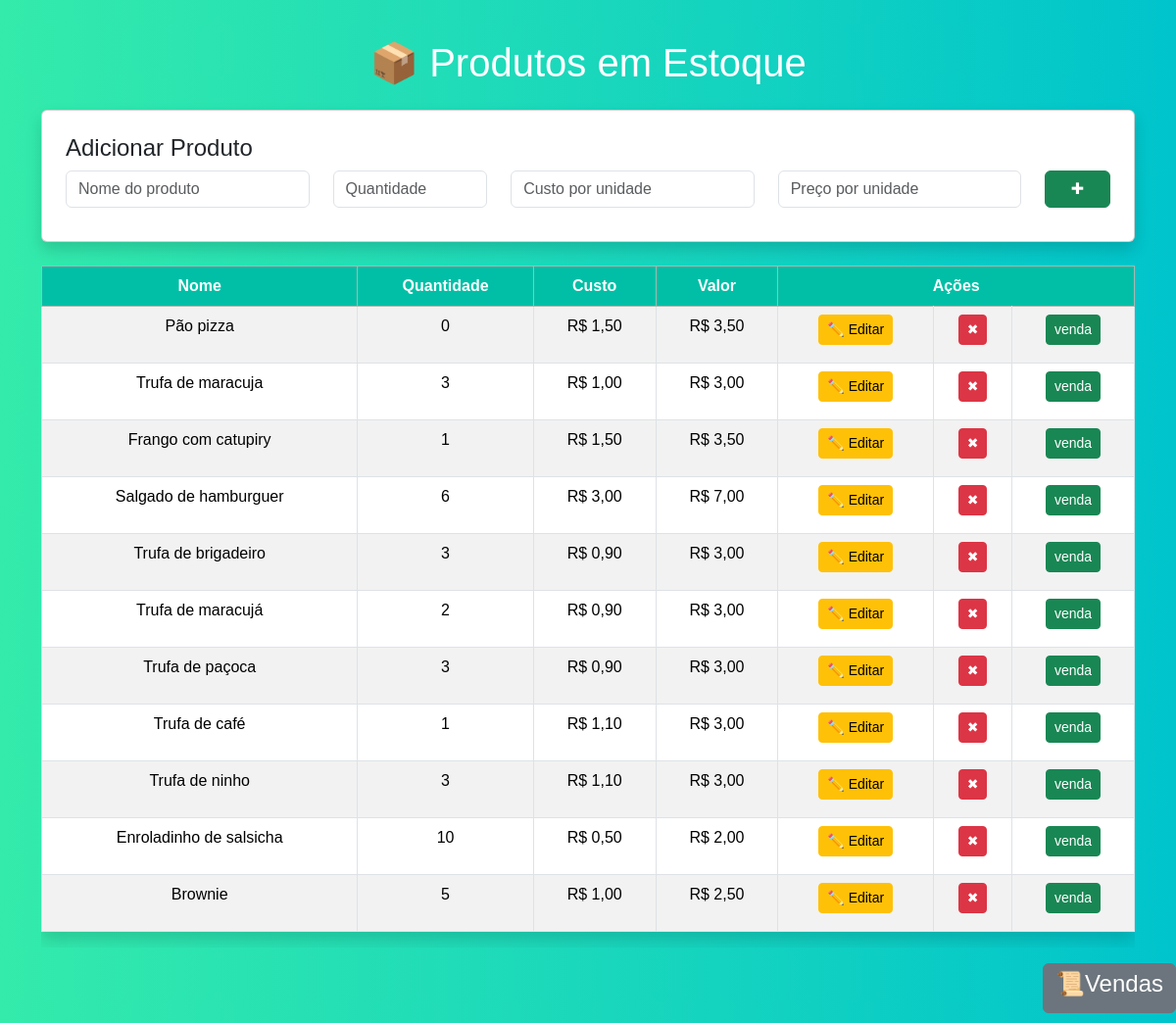
The page / on the database its author committed.
### tables this page shows
CREATE TABLE produtos (
            id INTEGER PRIMARY KEY AUTOINCREMENT,
            nome TEXT NOT NULL,
            quantidade INTEGER NOT NULL,
            valor DECIMAL(2,2) NOT NULL,
            custo DECIMAL(2,2) NOT NULL
        );

### app.py (the view)
@app.route('/')
def index():
    conn = sqlite3.connect('banco.db')
    c = conn.cursor()
    c.execute('SELECT * FROM produtos')
    produtos = c.fetchall()
    conn.close()
    return render_template('index.html', produtos=produtos)

### templates/index.html (shortened to what this page needs)
<!DOCTYPE html>
<html lang="pt-br">
<head>
    <link href="https://cdn.jsdelivr.net/npm/bootstrap@5.3.5/dist/css/bootstrap.min.css" rel="stylesheet">
</head>
<body>
<div class="container">
    <h1 class="text-center mb-4">📦 Produtos em Estoque</h1>
    <div class="card p-4 shadow mb-4">
        <h4>Adicionar Produto</h4>
        <form action="/adicionar" method="post">
            <div class="row">
                <div class="col-md-3">
                    <input type="text" name="nome" class="form-control" placeholder="Nome do produto" required>
                </div>
                <div class="col-md-2">
                    <input type="number" name="quantidade" class="form-control" placeholder="Quantidade" required>
                </div>
                <div class="col-md-3">
                    <input type="text" name="custo" class="form-control" placeholder="Custo por unidade" required>
                </div>
                <div class="col-md-3">
                    <input type="text" name="valor" class="form-control" placeholder="Preço por unidade" required>
                </div>
                <div class="col-md-1">
                    <button type="submit" class="btn btn-success w-100">✚</button>
                </div>
            </div>
        </form>
    </div>
    <div class="table-responsive">
        <table class="table table-striped table-bordered shadow">
            <thead class="table-success text-center">
                <tr>
                    <th>Nome</th>
                    <th>Quantidade</th>
                    <th>Custo</th>
                    <th>Valor</th>
                    <th colspan="3">Ações</th>
                </tr>
            </thead>
            <tbody class="text-center">
                {% for produto in produtos %}
                    <tr>
                        <td>{{ produto[1] }}</td>
                        <td>{{ produto[2] }}</td>
                        <td>R$ {{ "{:.2f}".format(produto[4])|replace('.', ',') }}</td>
                        <td>R$ {{ "{:.2f}".format(produto[3])|replace('.', ',') }}</td>
                        <td><a href="/editar/{{ produto[0] }}" class="btn btn-warning btn-sm">✏️ Editar</a></td>
                        <td><a href="/deletar_produto/{{ produto[0] }}" class="btn btn-danger btn-sm" onclick="return confirm('Tem certeza que deseja deletar?')">✖</a></td>
                        <td><a href="{{ url_for('vender', produto_id=produto[0]) }}" class="btn btn-success btn-sm">venda</a></td>
                    </tr>
                {% endfor %}
            </tbody>
        </table>
    </div>
</div>
<div class="text-end mt-3">
    <a href="{{ url_for('historico') }}" class="btn btn-secondary"><h4>📜Vendas</h4></a>
</div>
</body>
</html>

### templates/index.html (style rules this page uses)
body { background: linear-gradient(to right, #34ebab, #00c4cc); color: #fff; font-family: Arial, sans-serif; }
.container { margin-top: 40px; }
.form-control, .btn { margin-bottom: 10px; }
table { background-color: #fff; color: #333; }
.table th { background-color: #00bfa6; color: #fff; }

### rows shown on the page
produtos: nome "Pão pizza", quantidade "0", custo "1,50", valor "3,50"
produtos: nome "Trufa de maracuja", quantidade "3", custo "1,00", valor "3,00"
produtos: nome "Frango com catupiry", quantidade "1", custo "1,50", valor "3,50"
produtos: nome "Salgado de hamburguer", quantidade "6", custo "3,00", valor "7,00"
produtos: nome "Trufa de brigadeiro", quantidade "3", custo "0,90", valor "3,00"
produtos: nome "Trufa de maracujá", quantidade "2", custo "0,90", valor "3,00"
produtos: nome "Trufa de paçoca", quantidade "3", custo "0,90", valor "3,00"
produtos: nome "Trufa de café", quantidade "1", custo "1,10", valor "3,00"
produtos: nome "Trufa de ninho", quantidade "3", custo "1,10", valor "3,00"
produtos: nome "Enroladinho de salsicha", quantidade "10", custo "0,50", valor "2,00"
produtos: nome "Brownie", quantidade "5", custo "1,00", valor "2,50"
